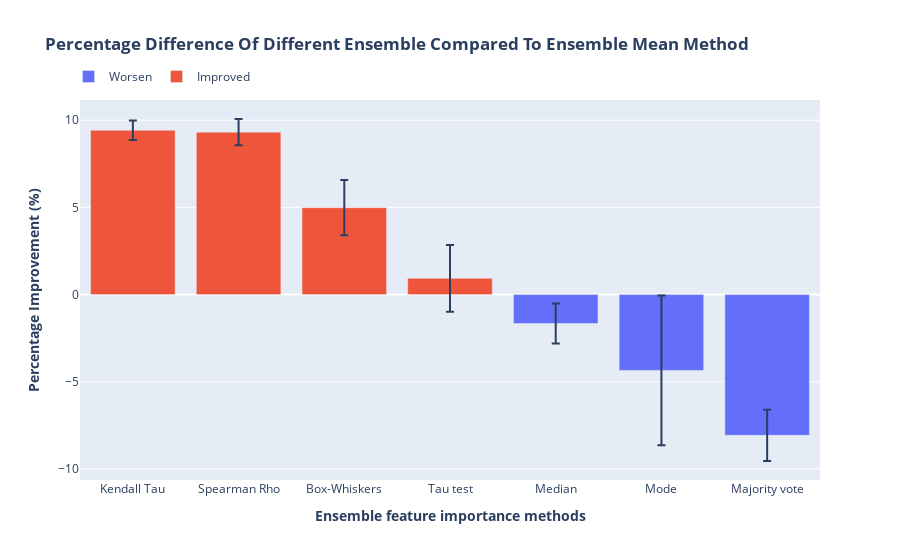

Notebook code cell kept with this figure:
### Code cell
sorted_percent_idx = np.argsort(percent_mean)
sorted_percent_mean = percent_mean[sorted_percent_idx]
sorted_percent_std = percent_std[sorted_percent_idx]
sorted_percent_name = percent_name[sorted_percent_idx]

df_percent = pd.DataFrame({'per_mean':sorted_percent_mean, 'per_std':sorted_percent_std,'per_name':sorted_percent_name})

df_percent['Compared to using ensemble mean'] = 'Improved'
df_percent.loc[df_percent['per_mean'] < 0, 'Compared to using ensemble mean'] = 'Worsen'
df_percent
fig = px.bar(df_percent, x='per_name', y='per_mean', color='Compared to using ensemble mean',error_y='per_std',
             labels={'per_mean':'<b>Percentage Improvement (%)</b>', 'per_name': '<b>Ensemble feature importance methods</b>',
                     'Compared to using ensemble mean':'<b>Compared to using<br>ensemble mean<b>'},
             title='<b>Percentage Difference Of Different Ensemble Compared To Ensemble Mean Method</b>')
fig.update_layout(xaxis_categoryorder = 'total descending')
fig.update_layout(legend_orientation="h")
fig.update_layout(legend_title_text='')
fig.update_layout(legend=dict(x=-0.0155, y=1.1))
fig.show()

### Figure 1 — Plotly figure (JSON) as saved in the notebook; plotly's stock layout.template omitted (floating-point values rounded to 4 significant figures)
{"data": [{"alignmentgroup": "True", "error_y": {"array": [1.47, 4.29, 1.153]}, "hovertemplate": "<b>Compared to using<br>ensemble mean<b>=Worsen<br><b>Ensemble feature importance methods</b>=%{x}<br><b>Percentage Improvement (%)</b>=%{y}<extra></extra>", "legendgroup": "Worsen", "marker": {"color": "#636efa"}, "name": "Worsen", "offsetgroup": "Worsen", "orientation": "v", "showlegend": true, "textposition": "auto", "type": "bar", "x": ["Majority vote", "Mode", "Median"], "xaxis": "x", "y": [-8.076, -4.35, -1.658], "yaxis": "y"}, {"alignmentgroup": "True", "error_y": {"array": [1.913, 1.583, 0.7541, 0.5549]}, "hovertemplate": "<b>Compared to using<br>ensemble mean<b>=Improved<br><b>Ensemble feature importance methods</b>=%{x}<br><b>Percentage Improvement (%)</b>=%{y}<extra></extra>", "legendgroup": "Improved", "marker": {"color": "#EF553B"}, "name": "Improved", "offsetgroup": "Improved", "orientation": "v", "showlegend": true, "textposition": "auto", "type": "bar", "x": ["Tau test", "Box-Whiskers", "Spearman Rho", "Kendall Tau"], "xaxis": "x", "y": [0.9345, 4.984, 9.316, 9.426], "yaxis": "y"}], "layout": {"barmode": "relative", "legend": {"orientation": "h", "title": {"text": ""}, "tracegroupgap": 0, "x": -0.0155, "y": 1.1}, "title": {"text": "<b>Percentage Difference Of Different Ensemble Compared To Ensemble Mean Method</b>"}, "xaxis": {"anchor": "y", "categoryorder": "total descending", "domain": [0, 1], "title": {"text": "<b>Ensemble feature importance methods</b>"}}, "yaxis": {"anchor": "x", "domain": [0, 1], "title": {"text": "<b>Percentage Improvement (%)</b>"}}}}
